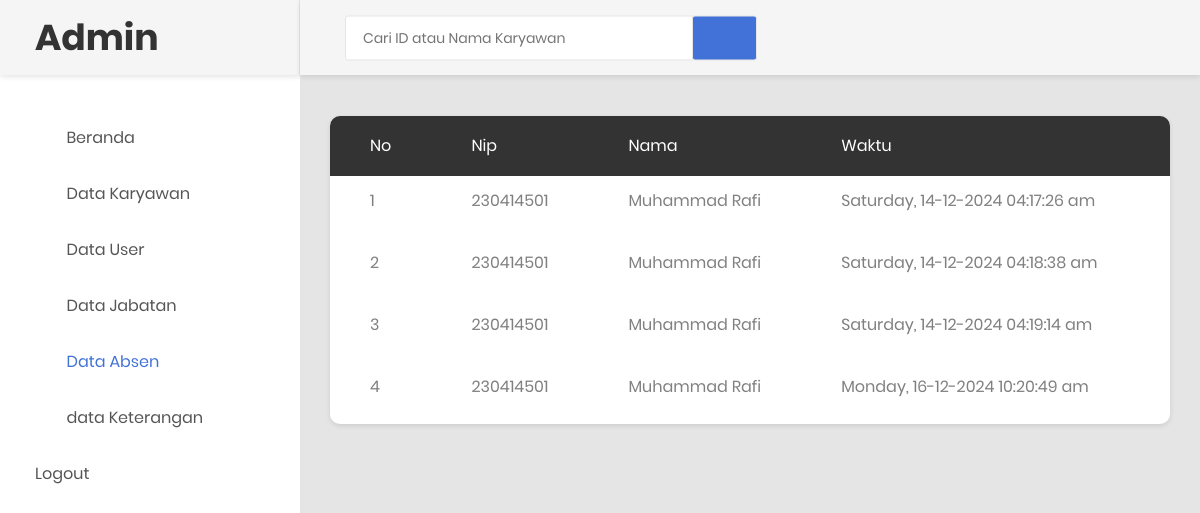
Screenshot of /data_absen.php (signed in) with the database file from the repository.
### tables this page shows
CREATE TABLE `tb_absen` (
  `id` int(11) NOT NULL,
  `id_karyawan` varchar(255) NOT NULL,
  `nama` varchar(255) NOT NULL,
  `waktu` varchar(255) NOT NULL
);

### data_absen.php (the view, shortened to what this page needs)
<!DOCTYPE html>
<html lang="en">
<head>
<link rel="stylesheet" href="https://maxcdn.bootstrapcdn.com/bootstrap/4.5.2/css/bootstrap.min.css">
<link rel="stylesheet" type="text/css" href="css/bootstrap.css" media="all">
<link href="css/font-face.css" rel="stylesheet" media="all">
<link href="vendor/font-awesome-4.7/css/font-awesome.min.css" rel="stylesheet" media="all">
<link href="vendor/font-awesome-5/css/fontawesome-all.min.css" rel="stylesheet" media="all">
<link href="vendor/mdi-font/css/material-design-iconic-font.min.css" rel="stylesheet" media="all">
<link href="vendor/bootstrap-4.1/bootstrap.min.css" rel="stylesheet" media="all">
<link href="vendor/animsition/animsition.min.css" rel="stylesheet" media="all">
<link href="vendor/bootstrap-progressbar/bootstrap-progressbar-3.3.4.min.css" rel="stylesheet" media="all">
<link href="vendor/wow/animate.css" rel="stylesheet" media="all">
<link href="vendor/css-hamburgers/hamburgers.min.css" rel="stylesheet" media="all">
<link href="vendor/slick/slick.css" rel="stylesheet" media="all">
<link href="vendor/select2/select2.min.css" rel="stylesheet" media="all">
<link href="vendor/perfect-scrollbar/perfect-scrollbar.css" rel="stylesheet" media="all">
<link href="css/theme.css" rel="stylesheet" media="all">
</head>
<body class="animsition">
<div class="page-wrapper">
<aside class="menu-sidebar d-none d-lg-block">
<div class="logo">
<a href="#">
<h1>Admin</h1>
</a>
</div>
<div class="menu-sidebar__content js-scrollbar1">
<nav class="navbar-sidebar">
<ul class="list-unstyled navbar__list">
    <li>
        <a class="js-arrow" href="admin2.php">
            <i class="fas fa-tachometer-alt"></i>Beranda</a>
    </li>
    <li>
        <a href="datakaryawan.php">
            <i class="fas fa-chart-bar"></i>Data Karyawan</a>
    </li>
    <li>
        <a href="table.html">
            <i class="fas fa-table"></i>Data User</a>
    </li>
    <li>
        <a href="datajabatan.php">
            <i class="far fa-check-square"></i>Data Jabatan</a>
    </li>
    <li class="active has-sub">
        <a href="data_absen.php">
            <i class="fas fa-calendar-alt"></i>Data Absen</a>
    </li>
    <li>
        <a href="data_keterangan.php">
            <i class="fas fa-table"></i>data Keterangan
        </a>
    </li>
    <li>
        <a href="logout.php">Logout</a>
    </li>
</ul>
</nav>
</div>
</aside>
<div class="page-container">
<header class="header-desktop">
<div class="section__content section__content--p30">
<div class="container-fluid">
    <div class="header-wrap">
        <form class="form-header" action="prospenab.php" method="POST">
            <input autocomplete="off" class="au-input au-input--xl" type="text" name="cari"
                placeholder="Cari ID atau Nama Karyawan" />
            <button class="au-btn--submit" type="submit">
                <i class="zmdi zmdi-search"></i>
            </button>
        </form>
    </div>
</div>
</div>
</header>
<div class="main-content">
<div class="section__content section__content--p30">
<div class="container-fluid">
    <div class="row">
        <div class="table-responsive table--no-card m-b-30">
            <table class="table table-borderless table-striped table-earning">
                <thead>
                    <tr>
                        <th>No</th>
                        <th>Nip</th>
                        <th>Nama</th>
                        <th>Waktu</th>
                        <th>aksi</th>
                    </tr>
                </thead>
                <?php
                include 'koneksi.php';
                $sql = "SELECT * FROM tb_absen";
                $query = mysqli_query($koneksi, $sql);
                $no = 1;
                while ($row = mysqli_fetch_array($query)) {
                ?>
                    <tbody>
                        <tr>
                            <td><?php echo $no ?></td>
                            <td><?php echo $row['id_karyawan']; ?></td>
                            <td><?php echo $row['nama']; ?></td>
                            <td><?php echo $row['waktu']; ?></td>
                            <td>
                            </td>
                        </tr>
                    <?php
                    $no++;
                    }
                    ?>
                    </tbody>
            </table>
        </div>
    </div>
    <div class="row">
        <div class="col-lg-6">
        </div>
    </div>
    <div class="row">
        <div class="col-md-12">
        </div>
    </div>
</div>
<div class="row m-t-30">
    <div class="col-md-12">
    </div>
</div>
</div>
</div>
</div>
</div>
</body>
</html>

### rows the page displays
tb_absen: id_karyawan "230414501", nama "Muhammad Rafi", waktu "Saturday, 14-12-2024 04:17:26 am"
tb_absen: id_karyawan "230414501", nama "Muhammad Rafi", waktu "Saturday, 14-12-2024 04:18:38 am"
tb_absen: id_karyawan "230414501", nama "Muhammad Rafi", waktu "Saturday, 14-12-2024 04:19:14 am"
tb_absen: id_karyawan "230414501", nama "Muhammad Rafi", waktu "Monday, 16-12-2024 10:20:49 am"
